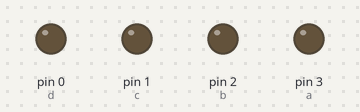
The sketch below on a simulated Arduino Uno, built with avr-gcc and run on an emulated ATmega328P. Parts: output pins drawn as LEDs (lit = HIGH).

Above: at 0.2 s.
At 2.5 s:
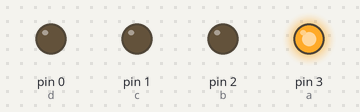
At 4.2 s:
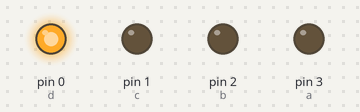
Timing chart, 0 to 6.9 s (numbered marks = the images above):
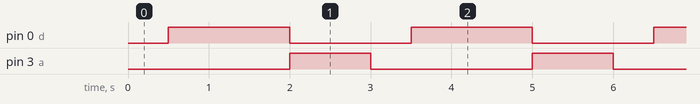

The sketch:

7SEG.ino
```cpp
int a=3, b=2,c=1,d=0;
void setup()
{
  pinMode(a, OUTPUT);
  pinMode(b, OUTPUT);
  pinMode(c, OUTPUT);
  pinMode(d, OUTPUT);
}

void loop()
{
   khong();
    delay(500);
    mot();
    delay(500);
    hai();
}
void khong(){
  digitalWrite(a, LOW);
  digitalWrite(b, LOW);
  digitalWrite(c, LOW);
  digitalWrite(d, LOW);
}
void mot(){
  digitalWrite(a, LOW);
  digitalWrite(b, LOW);
  digitalWrite(c, LOW);
  digitalWrite(d, HIGH);
  delay(1000);
}
void hai(){
  digitalWrite(a, HIGH);
  digitalWrite(b, LOW);
  digitalWrite(c, LOW);
  digitalWrite(d, LOW);
  delay(1000);
}
```

Measured:
- by itself, pin 0 (d): alternates HIGH for 1.5 s and LOW for 1.5 s
- by itself, pin 3 (a): alternates HIGH for 1.0 s and LOW for 2.0 s
- by itself, everything shown: repeats every 3.0 s, in 3 steps
